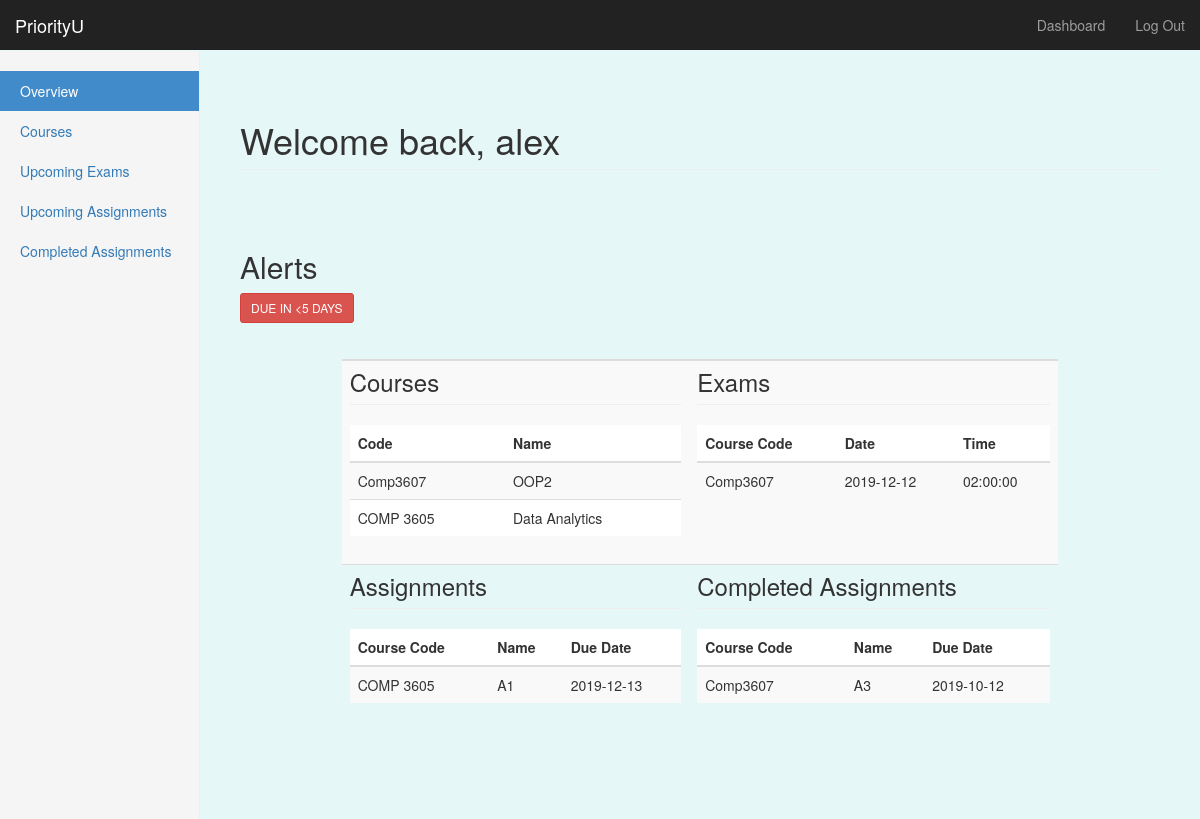
/dashboard (signed in), run on the app's committed database.
### priorityU/models/models.py (models this page shows, shortened)
class User(UserMixin, db.Model):
    __tablename__ = 'users'
    id = db.Column(db.Integer, primary_key=True)
    username = db.Column(db.String, unique=True, nullable=False)
    email = db.Column(db.String, unique=True, nullable=False)
    password = db.Column(db.String, nullable=False)
    last_task_id = db.Column(db.Integer)
    university = db.Column(db.String, nullable=False)
    courses = db.relationship('Courses', backref='poster')

class Courses(db.Model):
    __tablename__ = 'courses'
    c_id = db.Column(db.Integer, primary_key=True)
    course_code = db.Column(db.String, nullable=False)
    course_name = db.Column(db.String, nullable=False)
    lecturer = db.Column(db.String, nullable=False)
    location = db.Column(db.String, nullable=False)
    user_id = db.Column(db.Integer, db.ForeignKey('users.id'))

class Exam(db.Model): # Dominic 18/11- created model for assignment db
    __tablename__ = 'exams'
    e_id = db.Column(db.Integer, primary_key=True)
    exam_name=db.Column(db.String, nullable=False)
    course_code = db.Column(db.String, db.ForeignKey('courses.course_code'))
    weighting = db.Column(db.Integer)
    date = db.Column(db.Date, nullable=False)
    time = db.Column(db.Time)
    duration = db.Column(db.Integer, nullable=False)
    location = db.Column(db.String)
    user_id = db.Column(db.Integer, db.ForeignKey('users.id'))

class Assignment(db.Model): # Dominic 18/11- created model for assignment db
    __tablename__ = 'assignments'
    a_id = db.Column(db.Integer, primary_key=True)
    course_code = db.Column(db.String, db.ForeignKey('courses.course_code'))
    asg_name = db.Column(db.String, nullable=False)
    weighting = db.Column(db.Integer)
    due_date = db.Column(db.Date, nullable=False)
    due_time = db.Column(db.Time)
    complete = db.Column(db.Boolean, nullable=False)
    user_id = db.Column(db.Integer, db.ForeignKey('users.id'))

### priorityU/routes.py (the view)
@app.route('/dashboard')
@login_required
def dashboard():
    user_courses = Courses.query.filter_by(user_id=current_user.get_id()).order_by(Courses.course_code.desc()).all()
    user_exams = Exam.query.filter_by(user_id=current_user.get_id()).order_by(Exam.date.asc()).all()
    user_asgs = Assignment.query.filter_by(user_id=current_user.get_id()).order_by(Assignment.due_date.asc()).all()
    today = datetime.today()
    alert_date = today + timedelta(days=5)
    asg_alerts = Assignment.query.filter(Assignment.due_date <= alert_date, Assignment.user_id==current_user.get_id()).all()
    exam_alerts = Exam.query.filter(Exam.date <= alert_date, Exam.user_id==current_user.get_id()).all()
    num_tasks = len(asg_alerts) + len(exam_alerts)
    return render_template('dashboard.html', name=current_user.username, courses=user_courses, exams=user_exams,
                           assignments=user_asgs,asg_alerts=asg_alerts, exam_alerts=exam_alerts,num_tasks=num_tasks)

### priorityU/routes.py (called while the page is built)
@login_manager.user_loader
def load_user(user_id):
    return User.query.get(int(user_id))

### priorityU/templates/dashboard.html (shortened to what this page needs)
{% extends "bootstrap/base.html" %}
{% block styles %}
{{super()}}
<link rel="stylesheet" href="{{url_for('.static', filename='style.css')}}">
{% endblock %}
{% block content %}
    <nav class="navbar navbar-inverse navbar-fixed-top">
      <div class="container-fluid">
        <div class="navbar-header">
          <a class="navbar-brand" href="#">PriorityU</a>
        </div>
        <div id="navbar" class="navbar-collapse collapse">
          <ul class="nav navbar-nav navbar-right">
            <li><a href="#">Dashboard</a></li>
            <li><a href="{{ url_for('logout') }}">Log Out</a></li>
          </ul>
        </div>
      </div>
    </nav>
    <div class="container-fluid">
      <div class="row">
        <div class="col-sm-3 col-md-2 sidebar">
        <ul class="nav nav-sidebar">
            <li {% if request.endpoint == 'dashboard' %} class="active" {% endif %}> <a href="{{url_for('dashboard')}}">Overview</a></li>
            <li {% if request.endpoint == 'courses' %} class="active" {% endif %}><a href="{{url_for('courses')}}" id="tab2-id">Courses</a></li>
            <li {% if request.endpoint == 'exams' %} class="active" {% endif %}><a href="{{url_for('exams')}}">Upcoming Exams</a></li>
            <li {% if request.endpoint == 'assignments' %} class="active" {% endif %}><a href="{{url_for('assignments')}}">Upcoming Assignments</a></li>
            <li {% if request.endpoint == 'completed' %} class="active" {% endif %} ><a href="{{url_for('completed')}}">Completed Assignments</a></li>
        </ul>
        </div>
        <div class="col-sm-9 col-sm-offset-3 col-md-10 col-md-offset-2 main">
          <h1 class="page-header">Welcome back, {{ name }}</h1>
        </div>
        <div class="col-sm-9 col-sm-offset-3 col-md-10 col-md-offset-2 main">
          <h2>Alerts</h2>
          {% if num_tasks > 0 %}
          <button data-toggle="collapse" data-target="#alert" class="btn btn-danger btn-sm"> DUE IN <5 DAYS</button>
            {% else %}
            <p class="success"> No major task due soon </p>
            </div>
          </div>
          {% endif %}
      <div class="col-sm-6 col-sm-offset-1 col-md-10 main">
        <div class="row">
           <table class="table table-striped table-hover">
            <thead class="thead-dark">
                <tr>
                    <th></th><th></th>
                </tr>
            </thead>
            <tbody>
                <tr>
                    <td><h3 class="page-header">Courses</h3>
          <table class="table table-striped table-hover">
            <thead class="thead-dark">
                <tr>
                    <th>Code</th><th>Name</th>
                </tr>
            </thead>
            <tbody>
                {% for c in courses %}
                <tr>
                    <td>{{c.course_code}}</td>
                    <td>{{c.course_name}}</td>
                </tr>
                {% endfor %}
            </tbody>
          </table></td>
                    <td><h3 class="page-header">Exams</h3>
          <table class="table table-striped table-hover">
            <thead class="thead-dark">
                <tr>
                    <th>Course Code</th>
                    <th>Date</th>
                    <th>Time</th>
                </tr>
            </thead>
            <tbody>
                {% for e in exams %}
                <tr>
                    <td>{{e.course_code}}</td>
                    <td>{{e.date}}</td>
                    <td>{{e.time}}</td>
                </tr>
                {% endfor %}
            </tbody>
          </table>
</td>
                </tr>
                <tr>
                    <td> <h3 class="page-header">Assignments</h3>
        <table class="table table-striped table-hover">
          <thead class="thead-dark">
              <tr>
                  <th>Course Code</th>
                  <th>Name</th>
                  <th>Due Date</th>
              </tr>
          </thead>
          <tbody>
              {% for a in assignments %}
                {% if a.complete == False %}
              <tr>
                  <td>{{a.course_code}}</td>
                  <td>{{a.asg_name}}</td>
                  <td>{{a.due_date}}</td>
              </tr>
                {% endif %}
              {% endfor %}
          </tbody>
        </table></td>
            <td><h3 class="page-header">Completed Assignments</h3>
        <table class="table table-striped table-hover">
          <thead class="thead-dark">
              <tr>
                  <th>Course Code</th>
                  <th>Name</th>
                  <th>Due Date</th>
              </tr>
          </thead>
          <tbody>
              {% for a in assignments %}
                {% if a.complete == True %}
              <tr>
                  <td>{{a.course_code}}</td>
                  <td>{{a.asg_name}}</td>
                  <td>{{a.due_date}}</td>
              </tr>
                {% endif %}
              {% endfor %}
          </tbody>
        </table></td>
                </tr>
            </tbody>
          </table>
      </div>
    </div>
{% endblock %}

### priorityU/static/style.css (style rules this page uses)
body { padding-top: 50px; }
.navbar-fixed-top { border: 0; }
.sidebar { display: none; }
@media (min-width: 768px) { .sidebar { position: fixed; top: 51px; bottom: 0; left: 0; z-index: 1000; display: block; padding: 20px; overflow-x: hidden; overflow-y: auto; background-color: #f5f5f5; border-right: 1px solid #eee; } }
.nav-sidebar { margin-right: -21px; margin-bottom: 20px; margin-left: -20px; }
.nav-sidebar > li > a { padding-right: 20px; padding-left: 20px; }
.nav-sidebar > .active > a, .nav-sidebar > .active > a:hover, .nav-sidebar > .active > a:focus { color: #fff; background-color: #428bca; }
.main { padding: 20px; }
@media (min-width: 768px) { .main { padding-right: 40px; padding-left: 40px; } }
.main .page-header { margin-top: 0; }
body { padding-top: 100px; padding-bottom: 40px; background-color: #e6f7f8; }

### data on the page
User: username "alex"
Courses: course_code "Comp3607", course_name "OOP2"
Courses: course_code "COMP 3605", course_name "Data Analytics"
Exam: course_code "Comp3607", date "2019-12-12", time "02:00:00"
Assignment: course_code "COMP 3605", asg_name "A1", due_date "2019-12-13"
Assignment: course_code "Comp3607", asg_name "A3", due_date "2019-10-12"
